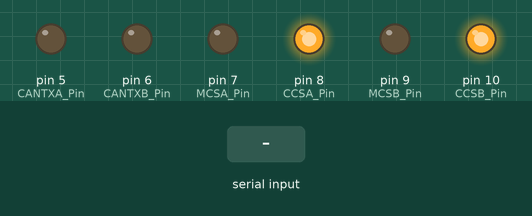
A sketch run on a simulated Arduino Uno, built with avr-gcc and run on an emulated ATmega328P. Shown: output pins drawn as LEDs (lit = HIGH). The inputs (shaded band) are chosen by the test bench. What the sketch prints to the serial monitor is not drawn.

Above: at 0.11 s.
At 0.75 s:
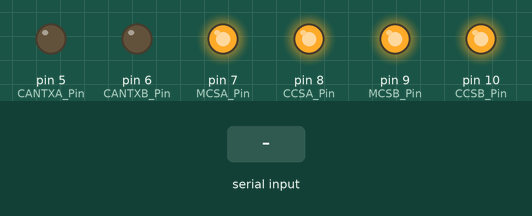
At 1.2 s:
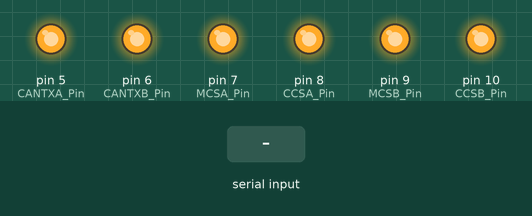
1.3 s: byte 30 received over Serial
4.3 s: byte 90 received over Serial
7.3 s: byte 120 received over Serial
Timing chart, 0 to 16.3 s (numbered marks = the images above; inputs shaded):
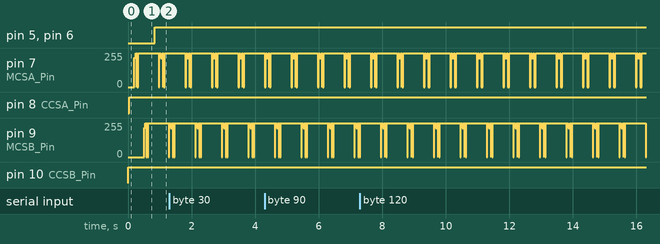

The sketch:

sketch_jun12a_CICtest_0623_allbytes.ino
```cpp
// include the SPI library:
#include <SPI.h>
#include <math.h>

// Version 30.6.2022  mod. 13.4.2023
// NEU 12.6.23 für CIC0623 mit 8-Bit-Register für Enable und 3 Bit Voltage-Set (jeweils mit Doppelbit)


// set pin 10 as the slave select for the digital pot:
const int CANRXA_Pin = 3;  // receiving CAN data
const int CANRXB_Pin = 4;
const int CANTXA_Pin = 5;   // sending CAN data
const int CANTXB_Pin = 6;
const int MCSA_Pin =  7;    // chip select monitor A = ADC
const int CCSA_Pin =  8;    // chip select control A = power enable register
const int MCSB_Pin =  9;    // chip select monitor B = ADC
const int CCSB_Pin = 10;    // chip select control B = power enable register
// MOSI = Slave DIN = 11    // handled by SPI....-commands
// MISO = Slave DOUT = 12
// SCK  = Master-Clock = 13

byte powerset = 255;

void setup() {


analogReference(INTERNAL);
//type =  (DEFAULT, INTERNAL, INTERNAL1V1, INTERNAL2V56, or EXTERNAL).


  // set the slaveSelectPin as an output:
  pinMode(MCSA_Pin, OUTPUT);
  pinMode(CCSA_Pin, OUTPUT);
  pinMode(MCSB_Pin, OUTPUT);
  pinMode(CCSB_Pin, OUTPUT);

  // initialize SPI:
  SPI.begin();
  SPI.beginTransaction(SPISettings(10000, MSBFIRST, SPI_MODE0));

 // Send "CAN-Signal", approx. 980 Hz, duty cycle 0..100 % = value 0..255
// analogWrite(5, 112);
//   analogWrite(6, 144);

  // to do/replace:
  // send CAN TXA and TXB
  // using digitalWrite(CANTXA_Pin, HIGH); and (CANTXA_Pin, LOW);
  // check the RXA and RXB
  // using  digitalRead(CANRXA_Pin); digitalRead(CANRXB_Pin);

  Serial.begin(9600);

}

/*
Description
SPI transfer is based on a simultaneous send and receive:
the received data is returned in receivedVal
(or receivedVal16).
In case of buffer transfers the received data
is stored in the buffer in-place
(the old data is replaced with the data received).

Syntax
receivedVal = SPI.transfer(val)
receivedVal16 = SPI.transfer16(val16)
SPI.transfer(buffer, size)

Parameters
val: the byte to send out over the bus
val16: the two bytes variable to send out over the bus
buffer: the array of data to be transferred
 *
 *CS:
 With most SPI devices, after SPI.beginTransaction(),
 you will write the slave select pin LOW,
 call SPI.transfer() any number of times to transfer data,
 then write the SS pin HIGH,
 and finally call SPI.endTransaction().
 *
 // take the SS pin low to select the chip:
  digitalWrite(slaveSelectPin, LOW);
 *
 */

// MCP23S17 is the OLDER Type of power enable register
void SET_POWER23S17(int side, int state) {
    int CCS_Pin;
  if (side == 1) CCS_Pin = CCSA_Pin;
  if (side == 2) CCS_Pin = CCSB_Pin;
digitalWrite(CCS_Pin, LOW);
delay(1); // Delay in Millisec
SPI.transfer(0x40);  // slave adress write  MCP23S17
delay(1);
SPI.transfer(0x00); // reg = IODIRA
delay(1);
SPI.transfer(0x00); // set IODIRA , 1 = inputs / 0 = outputs
delay(1);
digitalWrite(CCS_Pin, HIGH);
 delay(4);
digitalWrite(CCS_Pin, LOW);
delay(1); // Delay in Millisec
SPI.transfer(0x40);  // slave adress write  MCP23S17
delay(1);
SPI.transfer(0x12); // GPIOA
delay(1);
SPI.transfer(state); // set GPIOA
delay(1);
digitalWrite(CCS_Pin, HIGH);
}

// MCP23S08 is the NEW Type of power enable register
void SET_POWER23S08(int side, int state) {
    int CCS_Pin;
  if (side == 1) CCS_Pin = CCSA_Pin;
  if (side == 2) CCS_Pin = CCSB_Pin;
digitalWrite(CCS_Pin, LOW);
delay(1); // Delay in Millisec
SPI.transfer(0x40);  // slave adress write  MCP23S17
delay(1);
SPI.transfer(0x00); // reg = IODIRA
delay(1);
SPI.transfer(0x00); // set IODIRA , 1 = inputs / 0 = outputs
delay(1);
digitalWrite(CCS_Pin, HIGH);
 delay(4);
digitalWrite(CCS_Pin, LOW);
delay(1); // Delay in Millisec
SPI.transfer(0x40);  // slave adress write  MCP23S17
delay(1);
SPI.transfer(0x09); // GPIOA 12 bei 23S17, GPIO 09 bei 23S08
delay(1);
SPI.transfer(state); // set GPIO(A)
delay(1);
digitalWrite(CCS_Pin, HIGH);
}

//--------- ADC is CS5525-ARZ, has 4 channels 16 Bit
// already used at CERN, radiation tolerant qualified (ELMB2)
// readout is a bit complex ...

void ADCRW(int side, int channel) {
// ADC-Init  15 Bytes FF, 1 Byte FE
   int MCS_Pin, channelbyte;
   int i, byte1, byte2, byte3, byte4, byte5, byte6;
   long ADC_value, current_ma;
   float ADC_voltage, R_NTC, temperature;
   if (side == 1) MCS_Pin = MCSA_Pin;
   if (side == 2) MCS_Pin = MCSB_Pin;
 digitalWrite(MCS_Pin, LOW);
    for (i=1; i<16; i++) {
      SPI.transfer(0xff);
      delay(1);
      }
    SPI.transfer(0xfe);
    delay(1);
// ADC-Reset
   SPI.transfer(0x03);
   SPI.transfer(0x00);
   SPI.transfer(0x00);
   SPI.transfer(0x80);
     delay(1);
  digitalWrite(MCS_Pin, HIGH);
  delay(1);
  digitalWrite(MCS_Pin, LOW);
  delay(1);
   SPI.transfer(0x03);
   SPI.transfer(0x00);
   SPI.transfer(0x00);
   SPI.transfer(0x00);
  delay(1);
  digitalWrite(MCS_Pin, HIGH);
  delay(1);
  digitalWrite(MCS_Pin, LOW);
 byte1 =  SPI.transfer(0x0b);
 byte2 =  SPI.transfer(0x00);
 byte3 =  SPI.transfer(0x00);
 byte4 =  SPI.transfer(0x00);
//Serial.print(byte4 , HEX);
//Serial.print(" - ");   // sollte 0x40 sein
  digitalWrite(MCS_Pin, HIGH);
  delay(1);
  digitalWrite(MCS_Pin, LOW);
 byte1 =  SPI.transfer(0x0b);
 byte2 =  SPI.transfer(0x00);
 byte3 =  SPI.transfer(0x00);
 byte4 =  SPI.transfer(0x00);
//Serial.print(byte4 , HEX);
//Serial.println(" << Reset soll 40 - 0"); // sollte 0x00 sein
  digitalWrite(MCS_Pin, HIGH);
  delay(1);

// ADC-configuration
  digitalWrite(MCS_Pin, LOW);
   SPI.transfer(0x03);
   SPI.transfer(0x00);
   SPI.transfer(0x30);   // number of CSRs
   SPI.transfer(0x00);
  delay(1);
   digitalWrite(MCS_Pin, HIGH);

 digitalWrite(MCS_Pin, LOW);   // readback for control
   SPI.transfer(0x0b);
   byte1 = SPI.transfer(0x00);
   byte2 = SPI.transfer(0x00);
   byte3 = SPI.transfer(0x00);
  delay(1);
   digitalWrite(MCS_Pin, HIGH);
//Serial.print(byte1 , HEX); Serial.print("-");
//Serial.print(byte2 , HEX); Serial.print("-");
//Serial.print(byte3 , HEX);
//Serial.println(" <<  Config read");

  delay(2);
   digitalWrite(MCS_Pin, LOW);
   SPI.transfer(0x05);
   SPI.transfer(0x02);
   SPI.transfer(0xb0);
   SPI.transfer(0xab);
   SPI.transfer(0x12);
   SPI.transfer(0xb1);
   SPI.transfer(0xab);   //  ab statt a9 für 2,5 V statt 5,0 V range in ch 3
  delay(1);
   digitalWrite(MCS_Pin, HIGH);
  delay(2);

 digitalWrite(MCS_Pin, LOW);   // readback for control
           SPI.transfer(0x0d);
   byte1 = SPI.transfer(0x00);
   byte2 = SPI.transfer(0x00);
   byte3 = SPI.transfer(0x00);
   byte4 = SPI.transfer(0x00);
   byte5 = SPI.transfer(0x00);
   byte6 = SPI.transfer(0x00);
  delay(1);
   digitalWrite(MCS_Pin, HIGH);
//Serial.print(byte1 , HEX); Serial.print("-");
//Serial.print(byte2 , HEX); Serial.print("-");
//Serial.print(byte3 , HEX); Serial.print("-");
//Serial.print(byte4 , HEX); Serial.print("-");
//Serial.print(byte5 , HEX); Serial.print("-");
//Serial.print(byte6 , HEX);
//Serial.println(" <<  CSRs read");

delay(100);

// ADC-calibration

// ADC-channel  // offset cal.
   digitalWrite(MCS_Pin, LOW);
   delay(10);
   channelbyte = (channel * 8) ;
   channelbyte = channelbyte | 0x81 ;
//Serial.print(channelbyte , HEX); Serial.print(": ");
          SPI.transfer(channelbyte);
   digitalWrite(MCS_Pin, HIGH);
   delay(10);

// ADC-channel  // gain cal.
   digitalWrite(MCS_Pin, LOW);
   delay(10);
   channelbyte = (channel * 8) ;
   channelbyte = channelbyte | 0x82 ;
//Serial.print(channelbyte , HEX); Serial.print(": ");
          SPI.transfer(channelbyte);
   digitalWrite(MCS_Pin, HIGH);
   delay(10);


// ADC-channel-read
   digitalWrite(MCS_Pin, LOW);
   delay(10);
   channelbyte = (channel * 8) ;
   channelbyte = channelbyte | 0x80 ;
//Serial.print(channelbyte , HEX); Serial.print(": ");
          SPI.transfer(channelbyte);
 byte1 =  SPI.transfer(0x00);
 byte2 =  SPI.transfer(0x00);
 byte3 =  SPI.transfer(0x00);
 byte4 =  SPI.transfer(0x00);
//Serial.print(byte1 , HEX); Serial.print("-");
//Serial.print(byte2 , HEX); Serial.print("-");
//Serial.print(byte3 , HEX); Serial.print("-");
//Serial.print(byte4 , HEX);

//Serial.println(" << read ch (lastbyte)");
 delay(1);
   digitalWrite(MCS_Pin, HIGH);
 delay(100);

   digitalWrite(MCS_Pin, LOW);
          SPI.transfer(channelbyte);
 byte1 =  SPI.transfer(0x00);
 byte2 =  SPI.transfer(0x00);
 byte3 =  SPI.transfer(0x00);
 byte4 =  SPI.transfer(0x00);
   if (side == 1) Serial.print(" A");
   if (side == 2) Serial.print(" B");
 Serial.print(channel); Serial.print(" ADC: ");
//Serial.print(byte1 , HEX); Serial.print("-");
//Serial.print(byte2 , HEX); Serial.print("-");
//Serial.print(byte3 , HEX); Serial.print("-");
//Serial.print(byte4 , HEX);
Serial.print( " = value dec ");
ADC_value = (256L * byte2) + byte3;
Serial.print(ADC_value, DEC);
ADC_voltage = ADC_value ;
ADC_voltage = ADC_voltage / 65535 ;
ADC_voltage = ADC_voltage * 2.5 ;
// ch0 .. ch2 are via voltage divider 1/2, so multiply by 2
if (channel <3){
  ADC_voltage = ADC_voltage * 2 ;
  }
Serial.print( " = mV ");
Serial.print(ADC_voltage * 1000, 2);
if (channel == 1) {
  current_ma = 1000 * ADC_voltage;
Serial.print( " = current/mA  ");
Serial.print(current_ma, DEC);
  }

if (channel == 3) {   // NTC voltage  to temperature
R_NTC = 10000.0 / ( (2.5 / ADC_voltage) - 1 );
Serial.println(" > ");
Serial.print(" R-NTC (Ohm) ");
Serial.print(R_NTC);

temperature = (1/((   ( log(R_NTC/10000) / 3435) ) + (1/298.15) ))-273.15;
Serial.print("  >>   T(C): ");
Serial.println(temperature,2);

/*
temperature =  log (R_NTC)   ;
Serial.print("log R ");
Serial.println(temperature,8);

temperature =  temperature - 9.2103;  // - ln 10000.0   ;
Serial.print(" ln(R/10k) ");
Serial.println(temperature,8);

temperature = temperature/3435   ;
Serial.print(" ln/3435 ");
Serial.println(temperature,8);

temperature = temperature + (1/298.15);
Serial.print(" ln/3435 + 1/T0 ");
Serial.println(temperature,8);

temperature = 1 / temperature ;
Serial.print(" 1/ ...  = K ");
Serial.println(temperature,8);

temperature = temperature -273.15  ;
Serial.print(" NTC-Temp (C) ");
Serial.println(temperature);
*/
}

//Serial.println(" << ");
 delay(1);
   digitalWrite(MCS_Pin, HIGH);
 delay(1);


 }

// %%%%%%%%%%%%%%%%%%%% MAIN LOOP  %%%%%%%%%%%%%%%%%%%%%%%%%%

void loop() {

  word Ard_ADC0,Ard_ADC1,Ard_ADC2,Ard_ADC3,Ard_ADC4,Ard_ADC5;
 float fArd_ADC0,fArd_ADC1,fArd_ADC2,fArd_ADC3,fArd_ADC4,fArd_ADC5;
 byte inbyte;

  // put your main code here, to run repeatedly:

            // send data only when you receive data:
        if (Serial.available() > 0) {
                // read the incoming byte:
                inbyte = Serial.read();

                // say what you got:
                Serial.print("received deci: ");
                Serial.print(inbyte, DEC);
                Serial.print(" = hex : ");
                Serial.print(inbyte, HEX);
                Serial.print(" = bin : ");
                Serial.println(inbyte, BIN);

                           powerset = inbyte;
        }


/////////
powerset = powerset +1 ;

//----------- POWER ON ---------------
//byte powerset in setup auf 255 default

SET_POWER23S08(2,powerset);  // 23S17 alt
delay(10);
SET_POWER23S08(1,powerset);
delay(100);

 Serial.println("  ====ON== ");
Serial.print(" ON =");
//  Serial.print(powerset, DEC);
  Serial.print(" = hex : ");
  Serial.print(powerset, HEX);
  Serial.print(" # ");
//  Serial.println(powerset, BIN);


// -------- read and print all ADC channel values ------

ADCRW(1,0);
// ADCRW(1,1);
// ADCRW(1,2);
// ADCRW(1,3);
// Serial.println(" --------------------------- ");
delay(20);
ADCRW(2,0);
//ADCRW(2,1);
//ADCRW(2,2);
//ADCRW(2,3);
delay(100);
//SET_POWER23S17(2,0);  // 23S17 alt


/*

Serial.println(" --------------------------- ");

// --------------- Arduino-ADCS -----------
// see init-routine for ref-voltage setting
// internal (=1,1 Volt ATMEL-intern) may be the most stable

// for measuring:
// A0 = I * 1 Ohm, I is the CIC main power supply current
// A1 = U / 20  , U is the CIC main power supply voltage
// (to be precise: U = A1*20 - A0, because of the voltage drop A0
// A2 = I * 1 Ohm (10 Ohm?), I is the digital coupler power supply current
// A3 = U / 10  , U is the digital coupler power supply voltage
// A4 = foreseen for VCANA (need voltage divider)
// A5 = foreseen for VCANB (need voltage divider)
// VCANA und VCANB are also measured by the two ADCs on the CIC cards

// syntax:  val = analogRead(analogPin);    // read the input pin

Ard_ADC0 = analogRead(0);
delay(2);
//It takes about 100 microseconds (0.0001 s)
// to read an analog input. Delay needed???
Ard_ADC1 = analogRead(1);
delay(2);
Ard_ADC2 = analogRead(2);
delay(2);
Ard_ADC3 = analogRead(3);
delay(2);
// KORREKTUR 4 <> 5  (Dreher im Layout des Adapters?)
Ard_ADC4 = analogRead(5);
delay(2);
Ard_ADC5 = analogRead(4);


Serial.print("Arduino-ADC0 =");
Serial.print(Ard_ADC0, DEC);
Serial.print(" >>> I-CIC-PSU = ");
fArd_ADC0 = Ard_ADC0/1023.0; // from counts to ADC-factor
fArd_ADC0 = fArd_ADC0 *1100.0;  // from ADC-factor to Millivolt/Milliampere
Serial.print(fArd_ADC0, 2);
Serial.println(" mA");

Serial.print("Arduino-ADC1 =");
Serial.print(Ard_ADC1, DEC);
Serial.print(" >>> U-CIC-PSU = ");
fArd_ADC1 = Ard_ADC1/1023.0; // from counts to ADC-factor
fArd_ADC1 = fArd_ADC1 *1.1;  // from ADC-factor to Volt
fArd_ADC1 = fArd_ADC1 *20;  // voltage divider factor
Serial.print(fArd_ADC1, 3);
Serial.println(" V");


Serial.print("Arduino-ADC2 =");
Serial.print(Ard_ADC2, DEC);
Serial.print(" >>> I-DCoupl = ");
fArd_ADC2 = Ard_ADC2/1023.0; // from counts to ADC-factor
fArd_ADC2 = fArd_ADC2 *1100.0;  // from ADC-factor to Millivolt/Milliampere
// check: R = 1 Ohm or 10 Ohm??? If 10 Ohm then div by 10
Serial.print(fArd_ADC2, 2);
Serial.println(" mA");


Serial.print("Arduino-ADC3 =");
Serial.print(Ard_ADC3, DEC);
Serial.print(" >>> U-DCoupl = ");
fArd_ADC3 = Ard_ADC3/1023.0; // from counts to ADC-factor
fArd_ADC3 = fArd_ADC3 *1.1;  // from ADC-factor to Volt
fArd_ADC3 = fArd_ADC3 *10;  // voltage divider factor
Serial.print(fArd_ADC3, 3);
Serial.println(" V");


Serial.print("Arduino-ADC4:=");
Serial.print(Ard_ADC4, DEC);
Serial.print(" >>> U-VCANA = ");
fArd_ADC4 = Ard_ADC4/1023.0; // from counts to ADC-factor
fArd_ADC4 = fArd_ADC4 *1.1;  // from ADC-factor to Volt
fArd_ADC4 = fArd_ADC4 *4;  // voltage divider factor 4 <<<<
Serial.print(fArd_ADC4, 3);
Serial.println(" V");

Serial.print("Arduino-ADC5:=");
Serial.print(Ard_ADC5, DEC);
Serial.print(" >>> U-VCANB = ");
fArd_ADC5 = Ard_ADC5/1023.0; // from counts to ADC-factor
fArd_ADC5 = fArd_ADC5 *1.1;  // from ADC-factor to Volt
fArd_ADC5 = fArd_ADC5 *4;  // voltage divider factor 4 <<<
Serial.print(fArd_ADC5, 3);
Serial.println(" V");

Serial.println("CAN-Test-on");
*/

/*
   for (int i=0; i <= 255; i++){
      analogWrite(5, i);
      delay(5);
   }
*/
analogWrite(5, 64);
// delay(1500);
analogWrite(5, 255);
/*
 // Send "CAN-Signal", approx. 980 Hz, duty cycle 0..100 % = value 0..255
delay(500);
   for (int i=255; i >= 10; i--){
      analogWrite(6, i);
      delay(5);
   }
   */
//
analogWrite(6, 192);
// delay(1500);
analogWrite(6, 255);

//Serial.println("CAN-Test-off");
/*
delay(500);
*/
//
//


//-----------------------POWER OFF -------------

/*
SET_POWER23S08(2,0);
delay(400 );
SET_POWER23S08(1,0);
delay(200);
Serial.println(" ====OFF============= ");

*/

}
```

Measured:
- by itself, pin 7 (MCSA_Pin): repeats every 0.83 s: 255/255 0.04 s, 217/255 0.04 s, 255/255 0.03 s, 2 × (0/255 0.01 s, 255/255 0.01 s), 0/255 0.01 s, 255/255 0.65 s, 0/255 0.02 s
- by itself, pin 9 (MCSB_Pin): repeats every 0.83 s: 0/255 0.02 s, 255/255 0.04 s, 217/255 0.04 s, 255/255 0.03 s, 2 × (0/255 0.01 s, 255/255 0.01 s), 0/255 0.01 s, 255/255 0.65 s
